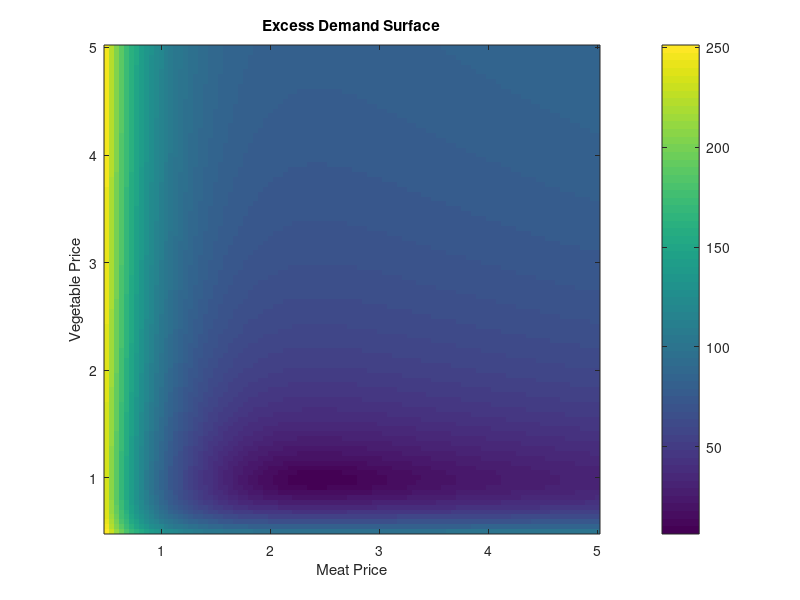

Recreate this plot in MATLAB.
function neoclassical_general_equilibrium(I,Q)
%% Paris Food Markets General Equilibrium Demo

%% Parameters
if nargin == 0
    I = [100, 150, 120];   % incomes
    Q = [120, 60, 100];    % supply: [grain, meat, veg]
end
alpha = [0.6, 0.2, 0.3];
beta  = [0.2, 0.6, 0.3];
gamma = [0.2, 0.2, 0.4];


%% Price grid for visualization
p_grain = 1; % normalize
p_meat_range = linspace(0.5,5,100);
p_veg_range  = linspace(0.5,5,100);

excess_demand = zeros(length(p_meat_range), length(p_veg_range));

for i = 1:length(p_meat_range)
    for j = 1:length(p_veg_range)
        p = [p_grain, p_meat_range(i), p_veg_range(j)];
        
        % Demand per consumer
        x_grain = sum(alpha .* I ./ p(1));
        x_meat  = sum(beta  .* I ./ p(2));
        x_veg   = sum(gamma .* I ./ p(3));
        
        % Excess demand norm
        excess_demand(i,j) = norm([x_grain-Q(1), x_meat-Q(2), x_veg-Q(3)]);
    end
end

%% Heatmap of excess demand
imagesc(p_meat_range, p_veg_range, excess_demand')
set(gca,'YDir','normal')
xlabel('Meat Price')
ylabel('Vegetable Price')
title('Excess Demand Surface')
colorbar
